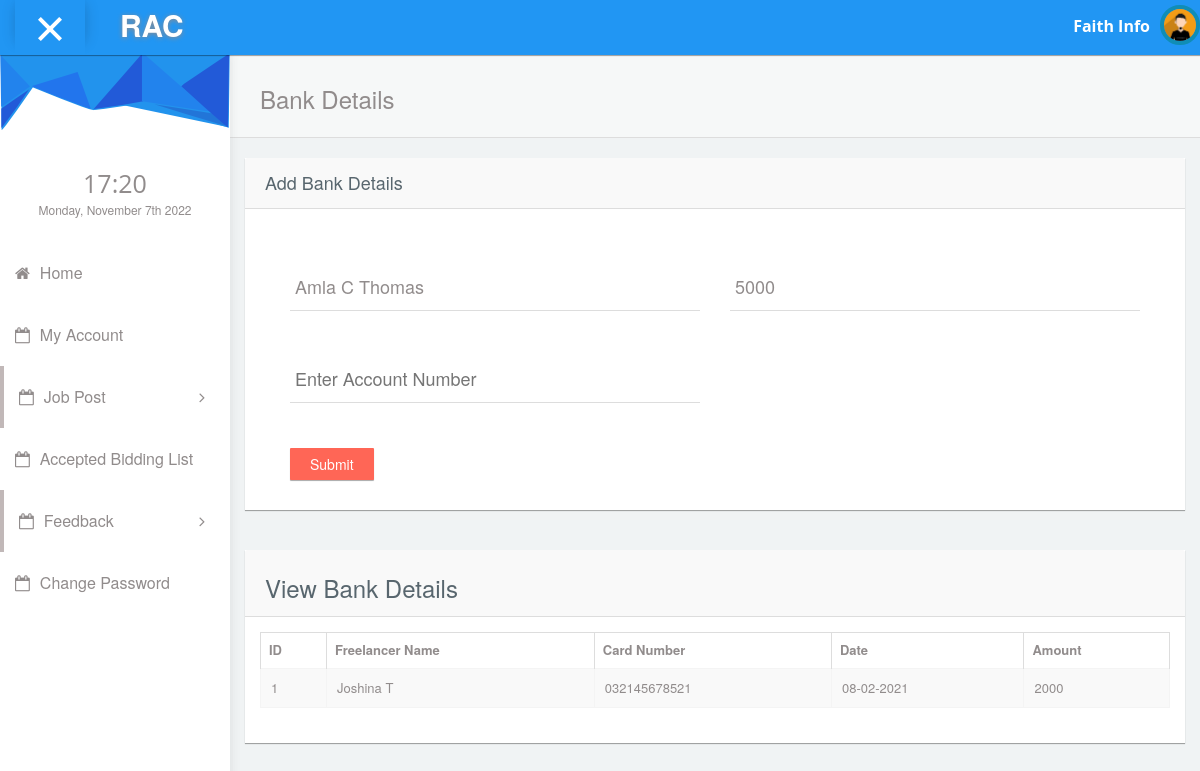
The app's page /organization/bankdetails.php?job_id=4 (signed in) with its own data.
### tables this page shows
CREATE TABLE IF NOT EXISTS `org_reg` (
  `oid` int(11) NOT NULL AUTO_INCREMENT,
  `org_name` varchar(100) NOT NULL,
  `location` varchar(100) DEFAULT NULL,
  `address` text NOT NULL,
  `country` varchar(30) NOT NULL,
  `state` varchar(40) NOT NULL,
  `city` varchar(50) NOT NULL,
  `pincode` int(10) DEFAULT NULL,
  `license_no` varchar(20) NOT NULL,
  `ph_no` varchar(15) NOT NULL,
  `email` varchar(100) NOT NULL,
  PRIMARY KEY (`oid`)
);

CREATE TABLE IF NOT EXISTS `free_reg` (
  `fid` int(11) NOT NULL AUTO_INCREMENT,
  `name` varchar(100) NOT NULL,
  `address` text NOT NULL,
  `phno` varchar(20) NOT NULL,
  `degree` varchar(30) NOT NULL,
  `institution` varchar(100) NOT NULL,
  `university` varchar(100) NOT NULL,
  `other_quali` varchar(120) DEFAULT NULL,
  `work_exp` varchar(100) DEFAULT NULL,
  `work_place` varchar(70) DEFAULT NULL,
  `post` varchar(100) DEFAULT NULL,
  `years_worked` varchar(50) DEFAULT NULL,
  `current_status` varchar(30) NOT NULL,
  `area_of_study` varchar(100) DEFAULT NULL,
  `email` varchar(100) NOT NULL,
  `dob` date DEFAULT NULL,
  PRIMARY KEY (`fid`)
);

CREATE TABLE IF NOT EXISTS `bidding` (
  `bid_id` int(11) NOT NULL AUTO_INCREMENT,
  `job_id` int(11) NOT NULL,
  `date` date NOT NULL,
  `amount` int(11) NOT NULL,
  `bstatus` varchar(70) NOT NULL,
  `email` varchar(100) NOT NULL,
  PRIMARY KEY (`bid_id`)
);

CREATE TABLE IF NOT EXISTS `payment` (
  `pay_id` int(11) NOT NULL AUTO_INCREMENT,
  `job_id` int(11) NOT NULL,
  `pay_date` date NOT NULL,
  `pay_amount` int(11) NOT NULL,
  `tofree` int(11) NOT NULL,
  `card_no` varchar(70) NOT NULL,
  `from` int(11) NOT NULL,
  PRIMARY KEY (`pay_id`)
);

### connectionclass.php (called while the page is built, shortened)
<?php
class ConnectionClass
{
public $db=null;
public function open()
{
$this->db=mysqli_connect('localhost','root','','rent_a_coder') or die('Error: ' . mysqli_error($myConnection));
	}
public function GetTable($qry)
{
    try
	{
	$result=mysqli_query($this->db,$qry);
	if($result)
	{
	    $data = array();
		while ($row=mysqli_fetch_assoc($result))
		{
		$data[ ] = $row;
		}
		return $data;
		}
	else
	throw new  Exception(mysql_error());
	}
	catch(Exception $e)
	{
	return $e->getMessage();
	}
}
public function GetSingleData($qry)
{
  try
  {
      $result=mysqli_query($this->db,$qry);
	  if($result)
	  {
	         $row=mysqli_fetch_row($result) ;
			 return $row[0];
			 }
			 else
			 {
			     throw new Exception(mysqli_error($this->db));
			 }
    }
	catch(Exception $e)
	{
	         return $e->getMessage();
	}
 }
 public function GetSingleRow($qry)
 {
	try
	{
	    $result=mysqli_query($this->db,$qry);
		if($result)
		{
		   $row = mysqli_fetch_array($result);
		   return $row;
		   }
else
 throw new Exception(mysql_error());
}
catch(Exception $e)
{
return $e->getMessage();
}
}
}
?>

### organization/bankdetails.php (the view, shortened to what this page needs)
<?php
require_once('header.php');
require_once('../connectionclass.php');
$obj=new ConnectionClass();
$jid=$_REQUEST['job_id'];
$email=$_SESSION['email'];
 $qryy3="select oid from org_reg where email='$email'";
 $oname=$obj->GetSingleData($qryy3);
$qry1="select * from free_reg f inner join login l inner join request r inner join bidding b on r.femail=l.username and l.status='active'  and l.usertype='Freelancer' and r.femail=f.email and r.status='Completed' and b.email=f.email and b.bstatus='Accept' where r.job_id='$jid' order by r.req_id desc";
    $amo=$obj->GetSingleRow($qry1);
   $amount=$amo['amount'];
   $name=$amo['name'];
   $qry5="select * from free_reg f inner join payment p on p.tofree=f.fid where p.from='$oname'";
    $result=$obj->GetTable($qry5);
    ?>
            <div id="content">
               <div class="panel box-shadow-none content-header">
                  <div class="panel-body">
                    <div class="col-md-12">
                        <h3 class="animated fadeInLeft">Bank Details</h3>
                    </div>
                  </div>
              </div>
              <div class="col-md-12 padding-0">
                <div class="col-md-12">
                  <div class="col-md-12 panel">
                    <div class="col-md-12 panel-heading">
                      <h4>Add Bank Details</h4>
                    </div>
                    <div class="col-md-12 panel-body" style="padding-bottom:30px;">
                      <div class="col-md-12">
                        <form class="cmxform"  method="post" action="codes/payment_exe.php?action=insert&job_id=<?php echo $jid;?>">
                          <div class="col-md-6">
                            <div class="form-group form-animate-text" style="margin-top:40px !important;">
                               <input type="text" class="form-text" name="id" value="<?php echo $name;?>" readonly>
                            </div>
                            <div class="form-group form-animate-text" style="margin-top:40px !important;">
                              <input type="text" class="form-text" name="acc_no" placeholder="Enter Account Number" pattern="[0-9]+" title="Enter a valid card number" maxlength="12" minlength="12" required="">
                            </div>
                          </div>
                          <div class="col-md-6">
                            <div class="form-group form-animate-text" style="margin-top:40px !important;">
                                    <input type="number" class="form-text" name="pay_amount" value="<?php echo $amount;?>" readonly="">
                                </div>
                          </div>
                          <div class="col-md-12">
                              <input class="submit btn btn-danger" type="submit" value="Submit">
                        </div>
                      </form>
                    </div>
                  </div>
                </div>
              </div>
              </div>
              <div class="col-md-12 top-20 padding-0">
                <div class="col-md-12">
                  <div class="panel">
                    <div class="panel-heading"><h3>View Bank Details</h3></div>
                    <div class="panel-body">
                      <div class="responsive-table">
                      <table id="datatables-example" class="table table-striped table-bordered" width="100%" cellspacing="0">
                       <thead>
          <tr>
            <th data-breakpoints="xs">ID</th>
            <th>Freelancer Name</th>
            <th>Card Number</th>
            <th>Date</th>
            <th>Amount</th>
          </tr>
        </thead>
        <tbody>
            <?php
            $i=0;
            foreach ($result as $res)
            {
                $i++;
            ?>
          <tr data-expanded="true">
            <td><?php echo $i;?></td>
             <td><?php echo $res['name'];?></td>
             <td><?php echo $res['card_no'];?></td>
            <td><?php echo $da=date("d-m-Y", strtotime($res['pay_date']) );?></td>
             <td><?php echo $res['pay_amount'];?></td>
          </tr>
          <?php
            }
            ?>
        </tbody>
      </table>
                      </div>
                  </div>
                </div>
              </div>
              </div>
            </div>
<?php require_once('footer.php'); ?>

### organization/header.php (shortened to what this page needs)
<!DOCTYPE html>
<html lang="en">
<head>
    <link rel="stylesheet" type="text/css" href="../admintemplate/css/bootstrap.min.css">
      <link rel="stylesheet" type="text/css" href="../admintemplate/css/plugins/font-awesome.min.css"/>
      <link rel="stylesheet" type="text/css" href="../admintemplate/css/plugins/simple-line-icons.css"/>
      <link rel="stylesheet" type="text/css" href="../admintemplate/css/plugins/animate.min.css"/>
      <link rel="stylesheet" type="text/css" href="../admintemplate/css/plugins/fullcalendar.min.css"/>
	<link href="../admintemplate/css/style.css" rel="stylesheet">
  </head>
<?php
require_once("../connectionclass.php");
$obj=new ConnectionClass();
$email=$_SESSION['email'];
$qry="select org_name from org_reg where email='$email'";
$name=$obj->GetSingleData($qry);
?>
 <body id="mimin" class="dashboard">
        <nav class="navbar navbar-default header navbar-fixed-top">
          <div class="col-md-12 nav-wrapper">
            <div class="navbar-header" style="width:100%;">
              <div class="opener-left-menu is-open">
                <span class="bottom"></span>
              </div>
                <a href="index.php" class="navbar-brand">
                 <b>RAC</b>
                </a>
              <ul class="nav navbar-nav navbar-right user-nav">
                <li class="user-name"><span><?php echo $name; ?></span></li>
                  <li class="dropdown avatar-dropdown">
                   <img src="../admintemplate/img/avatar.jpg" class="img-circle avatar" alt="user name" data-toggle="dropdown" aria-haspopup="true" aria-expanded="true"/>
                </li>
              </ul>
            </div>
          </div>
        </nav>
      <div class="container-fluid mimin-wrapper">
            <div id="left-menu">
              <div class="sub-left-menu scroll">
                <ul class="nav nav-list">
                    <li><div class="left-bg"></div></li>
                    <li class="time">
                      <h1 class="animated fadeInLeft" style="font-size: 25px;">21:00</h1>
                      <p class="animated fadeInRight">Sat,October 1st 2029</p>
                    </li>
                     <li class="ripple"><a href="index.php"><span class="fa fa-home"></span>Home</a></li>
                      <li class="ripple"><a href="myaccount.php"><span class="fa fa-calendar-o"></span>My Account</a></li>
                    <li class="active ripple">
                      <a class="tree-toggle nav-header"><span class="fa-calendar-o fa"></span>Job Post
                        <span class="fa-angle-right fa right-arrow text-right"></span>
                      </a>
                    </li>
                   <li class="ripple"><a href="request.php"><span class="fa fa-calendar-o"></span>Accepted Bidding List</a></li>
                    <li class="active ripple">
                      <a class="tree-toggle nav-header"><span class="fa-calendar-o fa"></span>Feedback
                        <span class="fa-angle-right fa right-arrow text-right"></span>
                      </a>
                    </li>
                   <li class="ripple"><a href="changepassword.php"><span class="fa fa-calendar-o"></span>Change Password</a></li>
                       </ul>
                </div>
            </div>

### records on screen
org_reg: org_name "Faith Info"
free_reg: id "Amla C Thomas", pay_amount "5000"
free_reg: name "Joshina T", payment.card_no "032145678521", payment.pay_date "08-02-2021", payment.pay_amount "2000"
